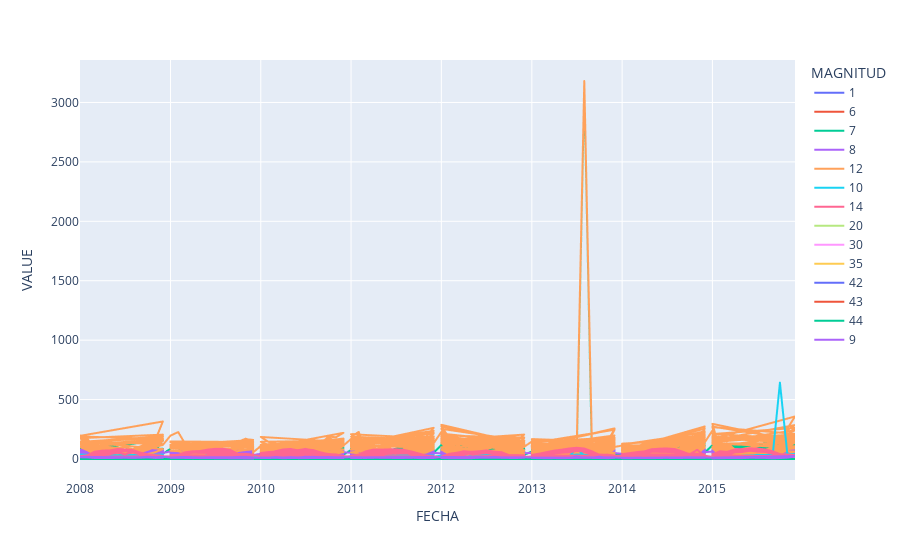

The code cell stored with this chart in its notebook:
### Code cell
px.line(df, x='FECHA', y='VALUE', color='MAGNITUD')

### Figure 1 — Plotly figure (JSON) as saved in the notebook; plotly's stock layout.template omitted (floating-point values rounded to 4 significant figures; data arrays with more than 128 entries replaced by an {"elided": "..."} marker saying what was removed)
{"data": [{"hovertemplate": "MAGNITUD=1<br>FECHA=%{x}<br>VALUE=%{y}<extra></extra>", "legendgroup": "1", "line": {"color": "#636efa", "dash": "solid"}, "marker": {"symbol": "circle"}, "mode": "lines", "name": "1", "showlegend": true, "type": "scattergl", "x": {"elided": "919 str values"}, "xaxis": "x", "y": {"elided": "919 float values"}, "yaxis": "y"}, {"hovertemplate": "MAGNITUD=6<br>FECHA=%{x}<br>VALUE=%{y}<extra></extra>", "legendgroup": "6", "line": {"color": "#EF553B", "dash": "solid"}, "marker": {"symbol": "circle"}, "mode": "lines", "name": "6", "showlegend": true, "type": "scattergl", "x": {"elided": "914 str values"}, "xaxis": "x", "y": {"elided": "914 float values"}, "yaxis": "y"}, {"hovertemplate": "MAGNITUD=7<br>FECHA=%{x}<br>VALUE=%{y}<extra></extra>", "legendgroup": "7", "line": {"color": "#00cc96", "dash": "solid"}, "marker": {"symbol": "circle"}, "mode": "lines", "name": "7", "showlegend": true, "type": "scattergl", "x": {"elided": "2021 str values"}, "xaxis": "x", "y": {"elided": "2021 float values"}, "yaxis": "y"}, {"hovertemplate": "MAGNITUD=8<br>FECHA=%{x}<br>VALUE=%{y}<extra></extra>", "legendgroup": "8", "line": {"color": "#ab63fa", "dash": "solid"}, "marker": {"symbol": "circle"}, "mode": "lines", "name": "8", "showlegend": true, "type": "scattergl", "x": {"elided": "2021 str values"}, "xaxis": "x", "y": {"elided": "2021 float values"}, "yaxis": "y"}, {"hovertemplate": "MAGNITUD=12<br>FECHA=%{x}<br>VALUE=%{y}<extra></extra>", "legendgroup": "12", "line": {"color": "#FFA15A", "dash": "solid"}, "marker": {"symbol": "circle"}, "mode": "lines", "name": "12", "showlegend": true, "type": "scattergl", "x": {"elided": "2021 str values"}, "xaxis": "x", "y": {"elided": "2021 float values"}, "yaxis": "y"}, {"hovertemplate": "MAGNITUD=10<br>FECHA=%{x}<br>VALUE=%{y}<extra></extra>", "legendgroup": "10", "line": {"color": "#19d3f3", "dash": "solid"}, "marker": {"symbol": "circle"}, "mode": "lines", "name": "10", "showlegend": true, "type": "scattergl", "x": {"elided": "1003 str values"}, "xaxis": "x", "y": {"elided": "1003 float values"}, "yaxis": "y"}, {"hovertemplate": "MAGNITUD=14<br>FECHA=%{x}<br>VALUE=%{y}<extra></extra>", "legendgroup": "14", "line": {"color": "#FF6692", "dash": "solid"}, "marker": {"symbol": "circle"}, "mode": "lines", "name": "14", "showlegend": true, "type": "scattergl", "x": {"elided": "1161 str values"}, "xaxis": "x", "y": {"elided": "1161 float values"}, "yaxis": "y"}, {"hovertemplate": "MAGNITUD=20<br>FECHA=%{x}<br>VALUE=%{y}<extra></extra>", "legendgroup": "20", "line": {"color": "#B6E880", "dash": "solid"}, "marker": {"symbol": "circle"}, "mode": "lines", "name": "20", "showlegend": true, "type": "scattergl", "x": {"elided": "479 str values"}, "xaxis": "x", "y": {"elided": "479 float values"}, "yaxis": "y"}, {"hovertemplate": "MAGNITUD=30<br>FECHA=%{x}<br>VALUE=%{y}<extra></extra>", "legendgroup": "30", "line": {"color": "#FF97FF", "dash": "solid"}, "marker": {"symbol": "circle"}, "mode": "lines", "name": "30", "showlegend": true, "type": "scattergl", "x": {"elided": "479 str values"}, "xaxis": "x", "y": {"elided": "479 float values"}, "yaxis": "y"}, {"hovertemplate": "MAGNITUD=35<br>FECHA=%{x}<br>VALUE=%{y}<extra></extra>", "legendgroup": "35", "line": {"color": "#FECB52", "dash": "solid"}, "marker": {"symbol": "circle"}, "mode": "lines", "name": "35", "showlegend": true, "type": "scattergl", "x": {"elided": "479 str values"}, "xaxis": "x", "y": {"elided": "479 float values"}, "yaxis": "y"}, {"hovertemplate": "MAGNITUD=42<br>FECHA=%{x}<br>VALUE=%{y}<extra></extra>", "legendgroup": "42", "line": {"color": "#636efa", "dash": "solid"}, "marker": {"symbol": "circle"}, "mode": "lines", "name": "42", "showlegend": true, "type": "scattergl", "x": {"elided": "320 str values"}, "xaxis": "x", "y": {"elided": "320 float values"}, "yaxis": "y"}, {"hovertemplate": "MAGNITUD=43<br>FECHA=%{x}<br>VALUE=%{y}<extra></extra>", "legendgroup": "43", "line": {"color": "#EF553B", "dash": "solid"}, "marker": {"symbol": "circle"}, "mode": "lines", "name": "43", "showlegend": true, "type": "scattergl", "x": {"elided": "320 str values"}, "xaxis": "x", "y": {"elided": "320 float values"}, "yaxis": "y"}, {"hovertemplate": "MAGNITUD=44<br>FECHA=%{x}<br>VALUE=%{y}<extra></extra>", "legendgroup": "44", "line": {"color": "#00cc96", "dash": "solid"}, "marker": {"symbol": "circle"}, "mode": "lines", "name": "44", "showlegend": true, "type": "scattergl", "x": {"elided": "319 str values"}, "xaxis": "x", "y": {"elided": "319 float values"}, "yaxis": "y"}, {"hovertemplate": "MAGNITUD=9<br>FECHA=%{x}<br>VALUE=%{y}<extra></extra>", "legendgroup": "9", "line": {"color": "#ab63fa", "dash": "solid"}, "marker": {"symbol": "circle"}, "mode": "lines", "name": "9", "showlegend": true, "type": "scattergl", "x": {"elided": "480 str values"}, "xaxis": "x", "y": {"elided": "480 float values"}, "yaxis": "y"}], "layout": {"legend": {"title": {"text": "MAGNITUD"}, "tracegroupgap": 0}, "margin": {"t": 60}, "xaxis": {"anchor": "y", "domain": [0, 1], "title": {"text": "FECHA"}}, "yaxis": {"anchor": "x", "domain": [0, 1], "title": {"text": "VALUE"}}}}
